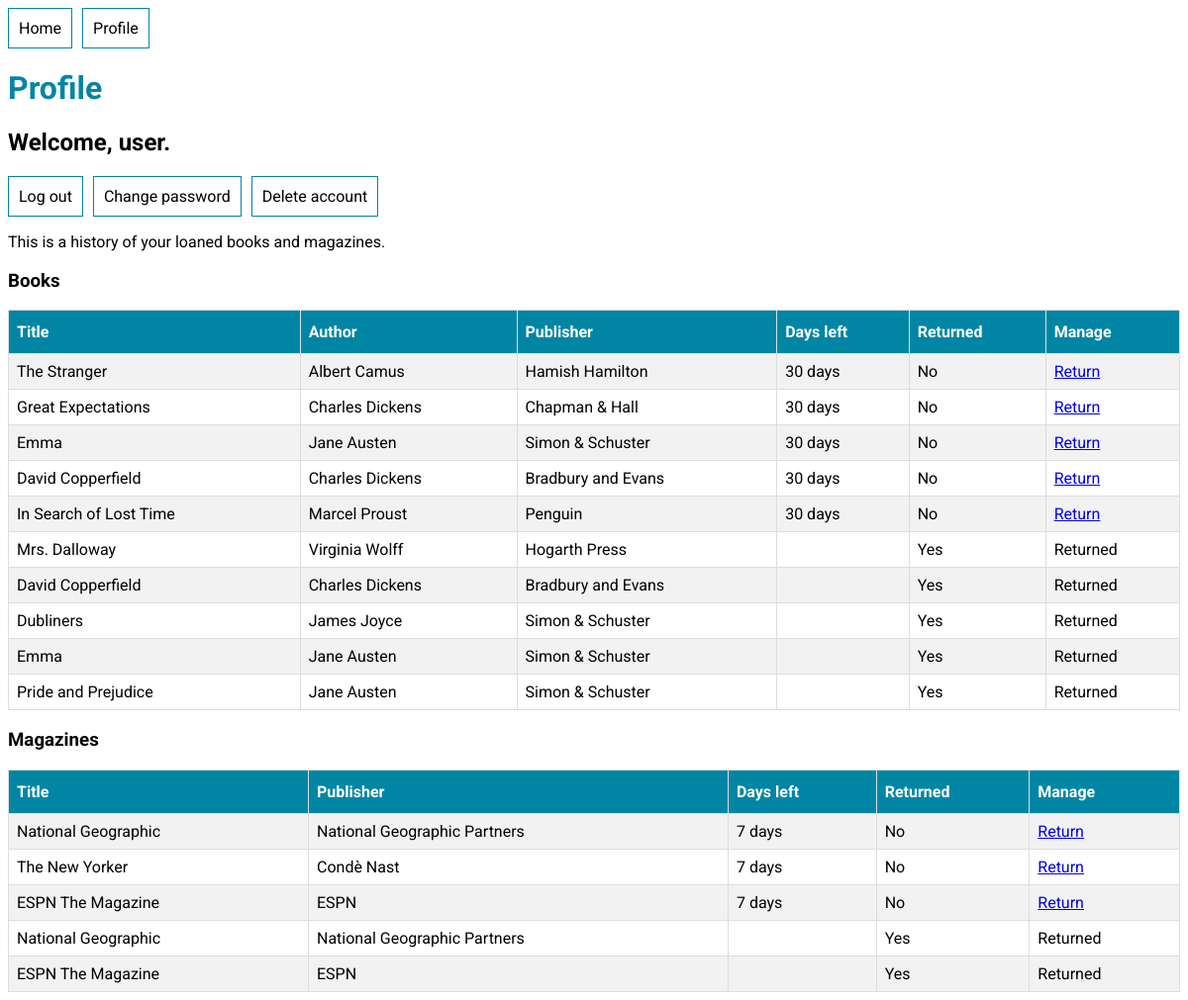
/user/profile/ (signed in), run on the app's committed database.
### library_app/models.py (models this page shows, shortened)
class BookLoan(models.Model):
    user = models.ForeignKey(User, on_delete=models.CASCADE)
    book = models.ForeignKey(Book, on_delete=models.CASCADE)
    loaned_timestamp = models.DateTimeField(auto_now_add=True)
    returned_timestamp = models.DateTimeField(null=True)
    def daysLeft(self):
        date_to_return = self.loaned_timestamp + \
        timedelta(days=loan_days_limit['book'])
        days_left = (date_to_return - self.loaned_timestamp).days
        return days_left

class Book(models.Model):
    title = models.CharField(max_length=200)
    author = models.CharField(max_length=200)
    publisher = models.CharField(max_length=200)
    is_available = models.BooleanField(default=True)

class MagazineLoan(models.Model):
    user = models.ForeignKey(User, on_delete=models.CASCADE)
    magazine = models.ForeignKey(Magazine, on_delete=models.CASCADE)
    loaned_timestamp = models.DateTimeField(auto_now_add=True)
    returned_timestamp = models.DateTimeField(null=True)
    def daysLeft(self):
        date_to_return = self.loaned_timestamp + \
        timedelta(days=loan_days_limit['magazine'])
        days_left = (date_to_return - self.loaned_timestamp).days
        return days_left

class Magazine(models.Model):
    title = models.CharField(max_length=200)
    publisher = models.CharField(max_length=200)
    is_available = models.BooleanField(default=True)

### user_app/views.py (the view)
# urls.py: path("profile/", views.profile, name="profile"),
@login_required
def profile(request):
    user = request.user
    bookloans = BookLoan.objects.filter(user=user).order_by("returned_timestamp")
    magazineloans = MagazineLoan.objects.filter(user=user).order_by("returned_timestamp")
    context = {"bookloans": bookloans, "magazineloans": magazineloans, "user": user}
    return render(request, "user_app/profile.html", context)

### templates/user_app/profile.html (shortened to what this page needs)
{% extends "base.html" %}
{% block content %}
<h1>Profile</h1>
<div>
    <h2>Welcome, {{user.username}}.</h2>
    <ul>
        <li><a href="{% url 'user_app:logout' %}">Log out</a></li>
        <li><a href="{% url 'user_app:change_password' %}">Change password</a></li>
        <li><a href="{% url 'user_app:delete_account' %}">Delete account</a></li>
    </ul>
    <p>This is a history of your loaned books and magazines.</p>
    <div>
        <h3>Books</h3>
        {% if bookloans.count %}
        <table>
            <tr>
                <th>Title</th>
                <th>Author</th>
                <th>Publisher</th>
                <th>Days left</th>
                <th>Returned</th>
                <th>Manage</th>
            </tr>
            {% for bookloan in bookloans %}
            <tr>
                <td>{{bookloan.book.title}}</td>
                <td>{{bookloan.book.author}}</td>
                <td>{{bookloan.book.publisher}}</td>
                <td>{% if bookloan.returned_timestamp is not None %} {% else %} {{bookloan.daysLeft}} days {% endif %}</td>
                <td>{% if bookloan.returned_timestamp is not None %} Yes {% else %} No {% endif %}</td>
                <td>{% if bookloan.returned_timestamp is not None %} Returned {% else %}<a href="{% url "user_app:return_item" "book" bookloan.book.id%}">Return</a> {% endif %}</td>
            </tr>
            {% endfor %}
        </table>
        {% else %}
            <p>You currently have no loaned books.</p>
        {% endif %}
   <h3>Magazines</h3>
    {% if magazineloans.count %}
      <table>
        <tr>
          <th>Title</th>
          <th>Publisher</th>
          <th>Days left</th>
          <th>Returned</th>
          <th>Manage</th>
        </tr>
        {% for magazineloan in magazineloans %}
        <tr>
          <td>{{magazineloan.magazine.title}}</td>
          <td>{{magazineloan.magazine.publisher}}</td>
          <td>{% if magazineloan.returned_timestamp is not None %} {% else %} {{magazineloan.daysLeft}} days {% endif %}</td>
          <td>{% if magazineloan.returned_timestamp is not None %} Yes {% else %} No {% endif %}</td>
          <td>{% if magazineloan.returned_timestamp is not None %} Returned {% else %}<a href="{% url "user_app:return_item" "magazine" magazineloan.magazine.id%}">Return</a> {% endif %}</td>
        </tr>
        {% endfor %}
      </table>
    {% else %}
      <p>You currently have no loaned magazines.</p>
    {% endif %}
    </div>
</div>
{% endblock content %}

### static/style.css (style rules this page uses)
* { font-family: "Roboto", helvetica, arial, sans-serif; }
h1 { color: rgb(0, 134, 164); }
ul { list-style-type: none; margin: 0; padding: 0; overflow: hidden; }
li { float: left; padding-right: 10px; }
li a { display: block; text-decoration: none; padding-right: 10px; color: black; border: 1px solid rgb(0, 134, 164); padding: 10px; }
table { border-collapse: collapse; width: 100%; }
td, th { border: 1px solid #ddd; padding: 8px; }
th { padding-top: 12px; padding-bottom: 12px; text-align: left; background-color: rgb(0, 134, 164); color: white; }
tr:nth-child(even) { background-color: #f2f2f2; }

### data on the page
BookLoan: book "The Stranger", book.author "Albert Camus", book.publisher "Hamish Hamilton", daysLeft "30", shows "No", shows "Return"
BookLoan: book "Great Expectations", book.author "Charles Dickens", book.publisher "Chapman & Hall", daysLeft "30", shows "No", shows "Return"
BookLoan: book "Emma", book.author "Jane Austen", book.publisher "Simon & Schuster", daysLeft "30", shows "No", shows "Return"
BookLoan: book "David Copperfield", book.author "Charles Dickens", book.publisher "Bradbury and Evans", daysLeft "30", shows "No", shows "Return"
BookLoan: book "In Search of Lost Time", book.author "Marcel Proust", book.publisher "Penguin", daysLeft "30", shows "No", shows "Return"
BookLoan: book "Mrs. Dalloway", book.author "Virginia Wolff", book.publisher "Hogarth Press", shows "Yes", shows "Returned"
BookLoan: book "David Copperfield", book.author "Charles Dickens", book.publisher "Bradbury and Evans", shows "Yes", shows "Returned"
BookLoan: book "Dubliners", book.author "James Joyce", book.publisher "Simon & Schuster", shows "Yes", shows "Returned"
BookLoan: book "Emma", book.author "Jane Austen", book.publisher "Simon & Schuster", shows "Yes", shows "Returned"
BookLoan: book "Pride and Prejudice", book.author "Jane Austen", book.publisher "Simon & Schuster", shows "Yes", shows "Returned"
MagazineLoan: magazine "National Geographic", magazine.publisher "National Geographic Partners", daysLeft "7", shows "No", shows "Return"
MagazineLoan: magazine "The New Yorker", magazine.publisher "Condè Nast", daysLeft "7", shows "No", shows "Return"
MagazineLoan: magazine "ESPN The Magazine", magazine.publisher "ESPN", daysLeft "7", shows "No", shows "Return"
MagazineLoan: magazine "National Geographic", magazine.publisher "National Geographic Partners", shows "Yes", shows "Returned"
MagazineLoan: magazine "ESPN The Magazine", magazine.publisher "ESPN", shows "Yes", shows "Returned"

### other printed values
{{ user.username }} "user"
